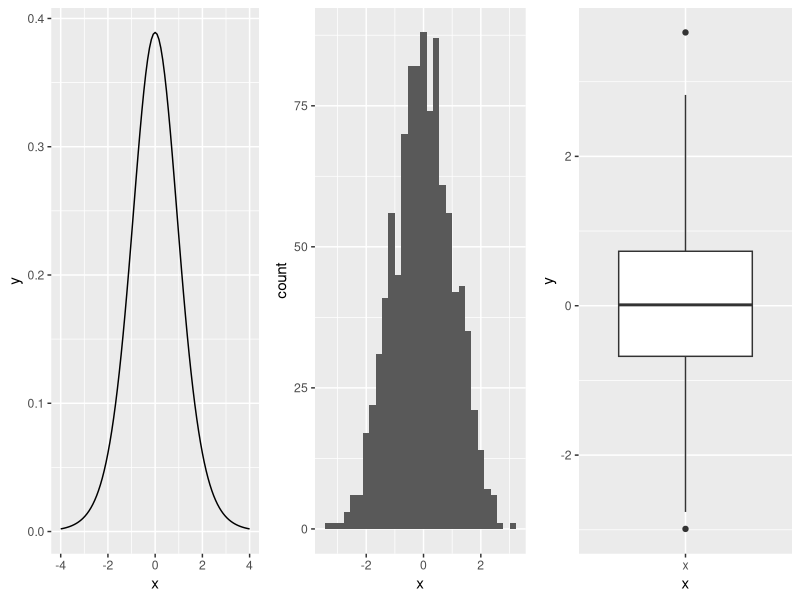
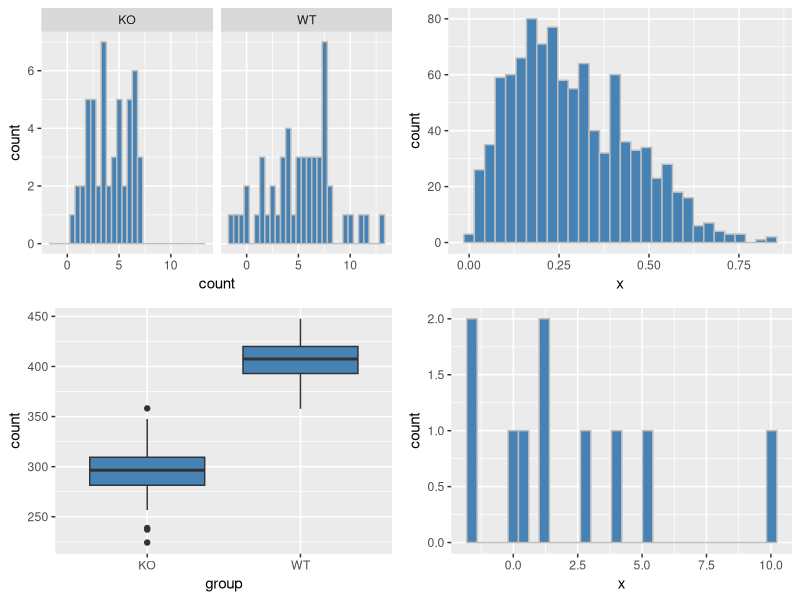
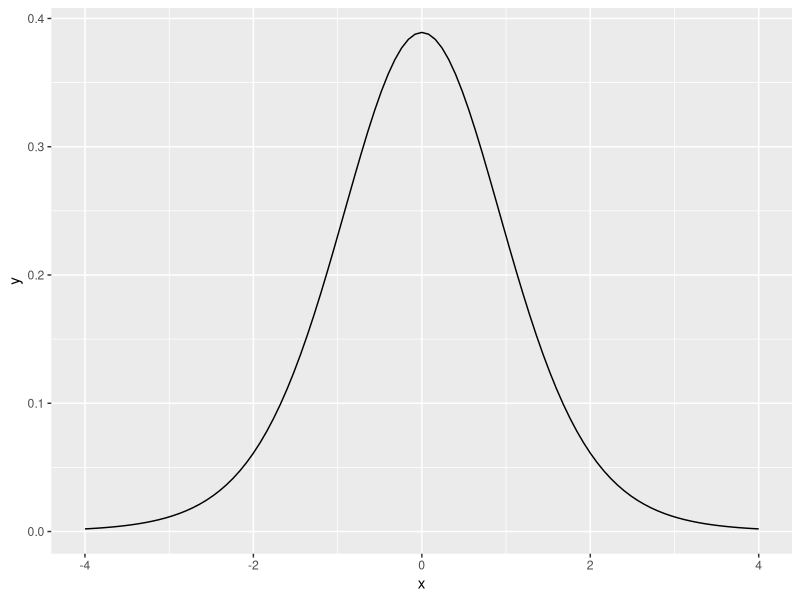
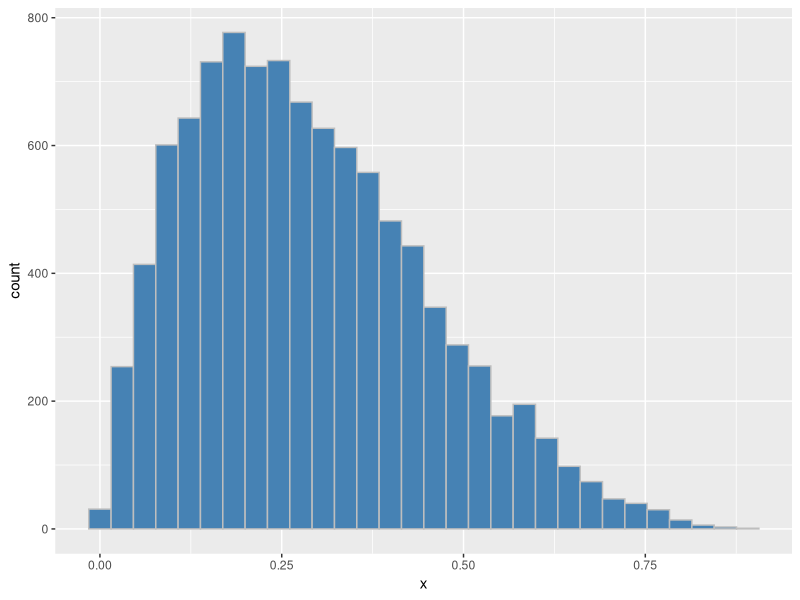
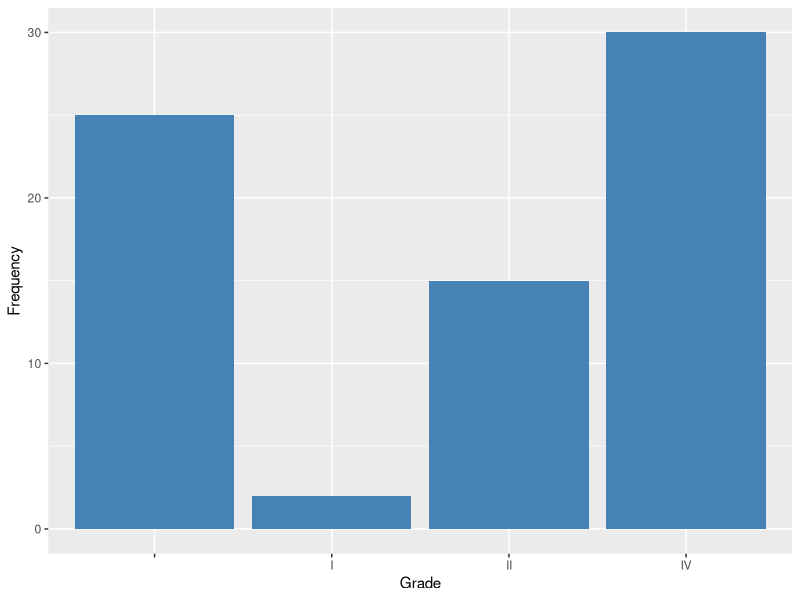
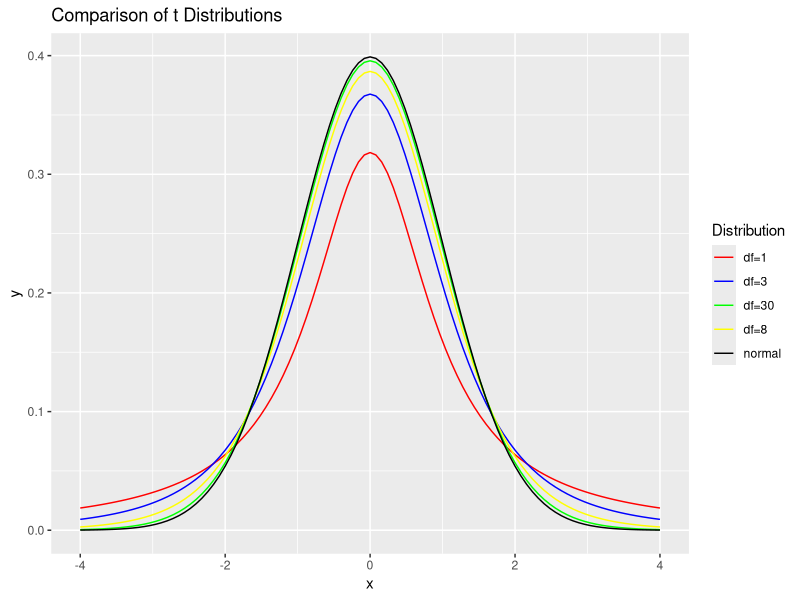
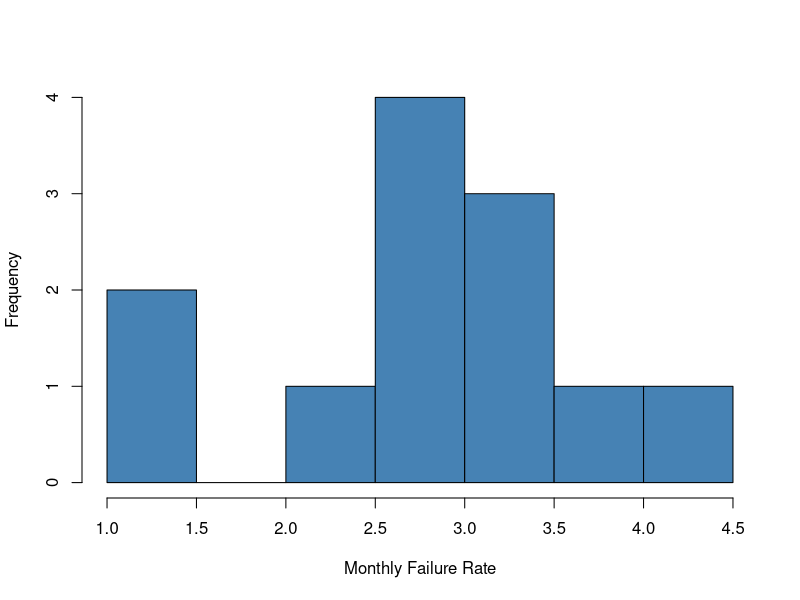
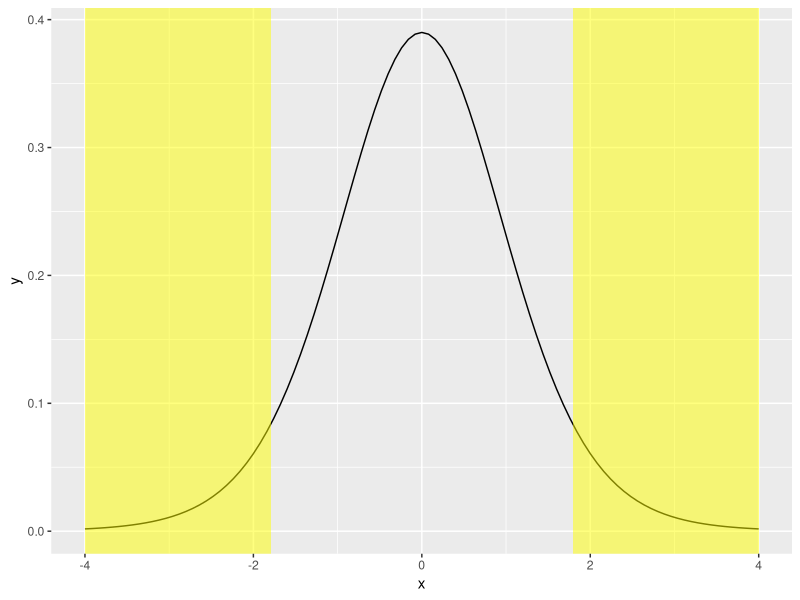

These charts were generated, in order, by the following R code:
## ---- chunk 1
knitr::opts_chunk$set(comment = NA,echo=FALSE,message=FALSE,warning = FALSE)
## ---- chunk 2
library(ggplot2)
library(gridExtra)
p1 <- ggplot(data.frame(x=c(-4,4)),aes(x)) + stat_function(fun=dt, args=list(df=10))
p2 <- ggplot(data.frame(x=rnorm(1000)),aes(x)) + geom_histogram() 
p3 <-  ggplot(data.frame(x="x",y=rnorm(1000)),aes(x,y)) + geom_boxplot()
grid.arrange(p1,p2,p3,ncol=3)
## ---- chunk 3

df <- data.frame(group = c(rep("WT", 50), rep("KO",50)), count = c(rnorm(50,5,3), rnorm(50,4,2)))
p1 <- ggplot(df, aes(x=count)) + geom_histogram(fill="steelblue",col="gray") + facet_wrap(~group)

df <- data.frame(group = c(rep("WT", 50), rep("KO",50)), count = c(rnorm(50,400,20), rnorm(50,300,30)))
p2 <- ggplot(df, aes(x=group,y=count)) + geom_boxplot(fill="steelblue")

df <- data.frame(x=rbeta(1000,2,5))
p3 <- ggplot(df, aes(x)) + geom_histogram(fill="steelblue",col="gray")

df <- data.frame(x=rnorm(10,2,5))
p4 <- ggplot(df, aes(x)) + geom_histogram(fill="steelblue",col="gray")
grid.arrange(p1,p3,p2,p4,ncol=2)

## ---- chunk 4
ggplot(data.frame(x=c(-4,4)),aes(x)) + stat_function(fun=dt, args=list(df=10))
## ---- chunk 5

df <- data.frame(x=rbeta(10000,2,5))
ggplot(df, aes(x)) + geom_histogram(fill="steelblue",col="gray")
## ---- chunk 6
ggplot(data.frame(Grade=c("","I","II","IV"), Frequency=c(25,2,15,30)),aes(x=Grade,y=Frequency)) + geom_bar(stat="identity",fill="steelblue")
## ---- chunk 7
ggplot(data.frame(x=c(-4,4)),aes(x,color="red")) + stat_function(fun=dt, args=list(df=1),aes(colour="df=1")) + 
  stat_function(fun=dt, args=list(df=3),aes(colour="df=3")) +
  stat_function(fun=dt, args=list(df=8),aes(colour="df=8")) +
  stat_function(fun=dt, args=list(df=30),aes(colour="df=30")) +
  stat_function(fun=dnorm, aes(colour="normal")) + 
  scale_color_manual(name="Distribution", values=c("red","blue","green","yellow","black")) +
  ggtitle("Comparison of t Distributions")
  
## ---- chunk 8
library(knitr)

failure <- data.frame(Month = month.name, "Monthly failure rate" = c(2.9,2.99,2.48,1.48,2.71,4.17,3.74,3.04,1.23,2.72,3.23,3.4))

kable(failure)
me <- round(mean(failure$Monthly.failure.rate),3)
sd <- round(sd(failure$Monthly.failure.rate),3)
## ---- chunk 9
hist(failure$Monthly.failure.rate,col="steelblue",xlab="Monthly Failure Rate",main="")
## ---- chunk 10
test <- t.test(failure$Monthly.failure.rate,mu=2.1)
stat <- round(test$statistic,3)
pval <- round(test$p.value,3)
degfree <- test$parameter
critvals <- c(qt(0.05, degfree),qt(0.95,degfree))
rect1 <- data.frame(xmin = -4,xmax = critvals[1], ymin=-Inf,ymax=Inf)
rect2 <- data.frame(xmin = critvals[2],xmax = 4, ymin=-Inf,ymax=Inf)
      
## ---- chunk 11
ggplot(data.frame(x=c(-4,4)),aes(x)) + stat_function(fun=dt, args=list(df=11)) +
geom_rect(data=rect1,aes(xmin=xmin, xmax=xmax, ymin=ymin, ymax=ymax),fill="yellow", alpha=0.5, inherit.aes = FALSE) + geom_rect(data=rect2,aes(xmin=xmin, xmax=xmax, ymin=ymin, ymax=ymax),fill="yellow", alpha=0.5, inherit.aes = FALSE)
## ---- chunk 12
ggplot(data.frame(x=c(-4,4)),aes(x)) + stat_function(fun=dt, args=list(df=11)) +
geom_rect(data=rect1,aes(xmin=xmin, xmax=xmax, ymin=ymin, ymax=ymax),fill="yellow", alpha=0.5, inherit.aes = FALSE) + geom_rect(data=rect2,aes(xmin=xmin, xmax=xmax, ymin=ymin, ymax=ymax),fill="yellow", alpha=0.5, inherit.aes = FALSE) + geom_vline(xintercept = stat,lty=2,col="red")


## ---- chunk 13
mice <- read.csv("Manual/Independent two-sample t-test.csv")
par(mfrow=c(1,2))
ggplot(mice, aes(x = Weight)) + geom_histogram(fill="steelblue",col="grey") + facet_wrap(~Breed)
## ---- chunk 14
ggplot(mice, aes(x=Breed,y=Weight)) + geom_boxplot(fill="steelblue") + coord_flip()
test <- t.test(Weight~Breed,data=mice,var.equal = FALSE)

tsat <-round(test$statistic,2)
degfree <- round(test$parameter,2)
pval <- round(test$p.value,2)
critvals <- c(qt(0.05, degfree),qt(0.95,degfree))
rect1 <- data.frame(xmin = -4,xmax = critvals[1], ymin=-Inf,ymax=Inf)
rect2 <- data.frame(xmin = critvals[2],xmax = 4, ymin=-Inf,ymax=Inf)
## ---- chunk 15
ggplot(data.frame(x=c(-4,4)),aes(x)) + stat_function(fun=dt, args=list(df=degfree)) +
geom_rect(data=rect1,aes(xmin=xmin, xmax=xmax, ymin=ymin, ymax=ymax),fill="yellow", alpha=0.5, inherit.aes = FALSE) + geom_rect(data=rect2,aes(xmin=xmin, xmax=xmax, ymin=ymin, ymax=ymax),fill="yellow", alpha=0.5, inherit.aes = FALSE) + geom_vline(xintercept = tsat,lty=2,col="red")

## ---- chunk 16
data <- read.csv("Manual/Paired two-sample t-test.csv")
data$diff <- data$A - data$B
ggplot(data, aes(x=diff)) + geom_histogram(fill="steelblue")
test <- t.test(data$diff)
stat <- round(test$statistic,2)
degfree <- round(test$parameter,2)
pval <- round(test$p.value,3)
critvals <- c(qt(0.05, degfree),qt(0.95,degfree))
rect1 <- data.frame(xmin = -4,xmax = critvals[1], ymin=-Inf,ymax=Inf)
rect2 <- data.frame(xmin = critvals[2],xmax = 4, ymin=-Inf,ymax=Inf)
## ---- chunk 17
ggplot(data.frame(x=c(-4,4)),aes(x)) + stat_function(fun=dt, args=list(df=degfree)) +
geom_rect(data=rect1,aes(xmin=xmin, xmax=xmax, ymin=ymin, ymax=ymax),fill="yellow", alpha=0.5, inherit.aes = FALSE) + geom_rect(data=rect2,aes(xmin=xmin, xmax=xmax, ymin=ymin, ymax=ymax),fill="yellow", alpha=0.5, inherit.aes = FALSE) + geom_vline(xintercept = stat,lty=2,col="red")
## ---- chunk 18
df <- data.frame(Tumour.Did.Not.Shrink = c(44,24), Tumour.Did.Shrink = c(40,16))
rownames(df) <- c("Treatment","Placebo")
kable(df)
## ---- chunk 19
kable(df)
## ---- chunk 20
df2 <- cbind(df, rowSums(df))
df2 <- rbind(df2, colSums(df))
colnames(df2)[3] <- rownames(df2)[3] <- "Total"
kable(df2)
## ---- chunk 21
csq <- chisq.test(df,correct = FALSE)
kable(df)
## ---- chunk 22
kable(round(csq$expected,1))
## ---- chunk 23
degf <- csq$parameter

xmax <- max(4,csq$statistic)
xs <- seq(0, xmax, length.out = 10000)
df <- data.frame(X = xs, Y = dchisq(xs,degf))

title <- substitute(paste(chi^2, " with ", degf, " degrees of freedom"),list(degf=degf))

p <- ggplot(df, aes(x=X,y=Y)) + geom_line() + geom_vline(xintercept=csq$statistic,col="red") + xlim(0,xmax+1) + ggtitle(title)
p
pval <- round(csq$p.value,2)

## ---- chunk 24
df <- data.frame(Tumour.Did.Not.Shrink = c(8,9), Tumour.Did.Shrink = c(3,4))
rownames(df) <- c("Treatment","Placebo")
df2 <- cbind(df, rowSums(df))
df2 <- rbind(df2, colSums(df))
colnames(df2)[3] <- rownames(df2)[3] <- "Total"
kable(df2)
## ---- chunk 25
exp <- round(chisq.test(df)$expected,1)

## ---- chunk 26
kable(exp)
pv <- fisher.test(df)$p.value
## ---- chunk 27
df <- data.frame(Tumour.Did.Not.Shrink = c(18,15,11), Tumour.Did.Shrink = c(5,14,21))
rownames(df) <- c("Grade 1","Grade 2", "Grade 3")
df2 <- cbind(df, rowSums(df))
df2 <- rbind(df2, colSums(df))
colnames(df2)[3] <- rownames(df2)[4] <- "Total"
kable(df2)
## ---- chunk 28
kable(df2)
## ---- chunk 29
exp <- round(chisq.test(df)$expected,1)
exp
## ---- chunk 30

